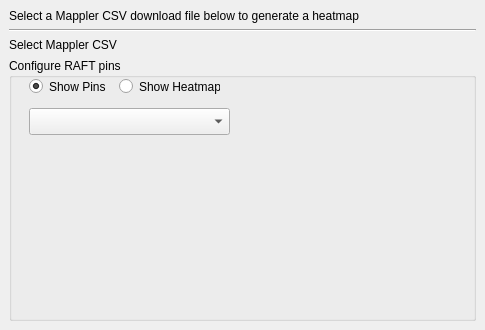
<?xml version="1.0" encoding="UTF-8"?>
<ui version="4.0">
 <class>RAFTHeatmapMkrDockWidgetBase</class>
 <widget class="QDockWidget" name="RAFTHeatmapMkrDockWidgetBase">
  <property name="geometry">
   <rect>
    <x>0</x>
    <y>0</y>
    <width>485</width>
    <height>330</height>
   </rect>
  </property>
  <property name="minimumSize">
   <size>
    <width>332</width>
    <height>110</height>
   </size>
  </property>
  <property name="floating">
   <bool>false</bool>
  </property>
  <property name="windowTitle">
   <string>RAFT Heatmap Maker</string>
  </property>
  <widget class="QWidget" name="dockWidgetContents">
   <layout class="QVBoxLayout" name="verticalLayout">
    <item>
     <layout class="QVBoxLayout" name="verticalLayout_2">
      <item>
       <widget class="QLabel" name="label">
        <property name="sizePolicy">
         <sizepolicy hsizetype="Preferred" vsizetype="Preferred">
          <horstretch>0</horstretch>
          <verstretch>0</verstretch>
         </sizepolicy>
        </property>
        <property name="text">
         <string>Select a Mappler CSV download file below to generate a heatmap</string>
        </property>
       </widget>
      </item>
      <item>
       <widget class="Line" name="line">
        <property name="orientation">
         <enum>Qt::Horizontal</enum>
        </property>
       </widget>
      </item>
      <item>
       <layout class="QHBoxLayout" name="horizontalLayout">
        <item>
         <widget class="QLabel" name="label_2">
          <property name="text">
           <string>Select Mappler CSV</string>
          </property>
         </widget>
        </item>
        <item>
         <widget class="QgsFileWidget" name="QgsFileWidget"/>
        </item>
       </layout>
      </item>
      <item>
       <widget class="QGroupBox" name="pinConfigBox">
        <property name="sizePolicy">
         <sizepolicy hsizetype="Preferred" vsizetype="Preferred">
          <horstretch>0</horstretch>
          <verstretch>1</verstretch>
         </sizepolicy>
        </property>
        <property name="title">
         <string>Configure RAFT pins</string>
        </property>
        <widget class="QRadioButton" name="showPins">
         <property name="geometry">
          <rect>
           <x>20</x>
           <y>20</y>
           <width>82</width>
           <height>17</height>
          </rect>
         </property>
         <property name="text">
          <string>Show Pins</string>
         </property>
         <property name="checked">
          <bool>true</bool>
         </property>
        </widget>
        <widget class="QRadioButton" name="showHeatMap">
         <property name="geometry">
          <rect>
           <x>110</x>
           <y>20</y>
           <width>101</width>
           <height>17</height>
          </rect>
         </property>
         <property name="text">
          <string>Show Heatmap</string>
         </property>
        </widget>
        <widget class="QgsCheckableComboBox" name="filterPins">
         <property name="geometry">
          <rect>
           <x>20</x>
           <y>50</y>
           <width>201</width>
           <height>27</height>
          </rect>
         </property>
         <property name="defaultText">
          <string>Filter pins...</string>
         </property>
        </widget>
       </widget>
      </item>
     </layout>
    </item>
   </layout>
  </widget>
 </widget>
 <customwidgets>
  <customwidget>
   <class>QgsCheckableComboBox</class>
   <extends>QComboBox</extends>
   <header>qgscheckablecombobox.h</header>
  </customwidget>
  <customwidget>
   <class>QgsFileWidget</class>
   <extends>QWidget</extends>
   <header>qgsfilewidget.h</header>
  </customwidget>
 </customwidgets>
 <resources/>
 <connections/>
</ui>
